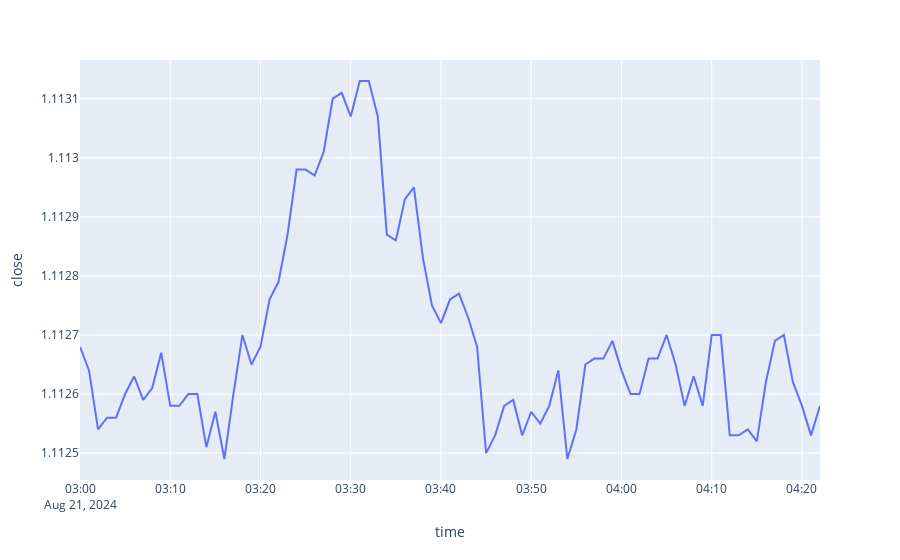

Notebook source saved alongside this figure:
### Code cell
import plotly.express as px

ohlc = generate_ohlc(SYMBOL)
fig = px.line(ohlc, x = ohlc['time'], y = ohlc['close'])
fig.show()
